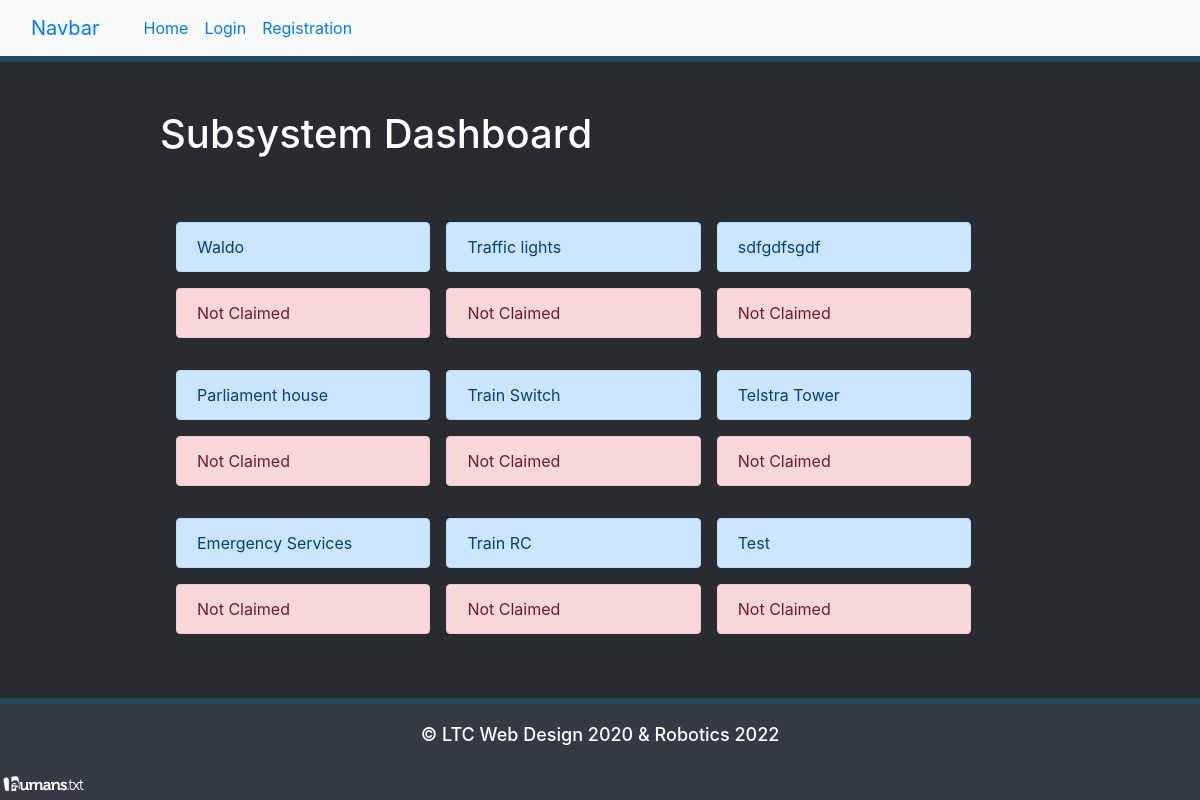
The page /report/dashboard on the database its author committed.
### models.py (models this page shows, shortened)
class CTFSubSystems(db.Model):
    subsystemid = db.Column(db.Integer, primary_key=True)
    title = db.Column(db.String(64), index=True, unique=True)
    description = db.Column(db.String(256), index=True, unique=True)
    Owner = db.Column(db.String(64), index=True, unique=False)
    score = db.Column(db.Integer, index=True, unique=False)
    status = db.Column(db.Boolean, index=True, unique=False)
    Code = db.Column(db.String(11), index=True, unique=True)
    ip_address = db.Column(db.String())
    challenge_text = db.Column(db.String())
    active=db.Column(db.Boolean)

### bp_game_management.py (the view)
@game_management_blueprint.route('/report/dashboard')
def dashboard():
    subsystems = text('select title, Owner, Status from ctf_sub_systems')
    result = db.engine.execute(subsystems)
    subsystem_list = []
    for row in result:
        subsystem_list.append(row)
    return render_template('dashboard.html', Title='Subsystem Dashboard', user=current_user, subsystems=subsystem_list)

### templates/dashboard.html (shortened to what this page needs)
{% extends 'base.html' %}
{% block header %}
    <link rel="stylesheet" href="/static/css/dashboard.css">
    <h1>{{ Title }}</h1>
{% endblock %}
{% block content %}
    <div class="grid-container">
        {% for module in subsystems %}
            <span>
            <div class="alert alert-primary"> {{ module[0] }}</div>
                {% if module[2] == None %}
                    <div class="alert alert-danger">Not Claimed</div>
                {% else %}
                    <div class="alert alert-success">Claimed by {{ module[1] }}</div>
                {% endif %}
            </span>
        {% endfor %}
    </div>
{% endblock %}

### static/css/dashboard.css (style rules this page uses)
.grid-container { display: grid; grid-template-columns: 30% 30% 30%; grid-gap: 1em; padding: 1em; }

### templates/base.html (style rules this page uses)
h1 { padding-bottom: 40px; color: white; }

### rows shown on the page
CTFSubSystems: title "Waldo"
CTFSubSystems: title "Traffic lights"
CTFSubSystems: title "sdfgdfsgdf"
CTFSubSystems: title "Parliament house"
CTFSubSystems: title "Train Switch"
CTFSubSystems: title "Telstra Tower"
CTFSubSystems: title "Emergency Services"
CTFSubSystems: title "Train RC"
CTFSubSystems: title "Test"

### other values the page prints
{{ Title }} "Subsystem Dashboard"
